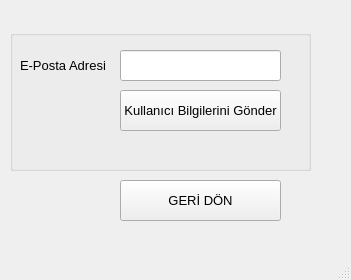
<?xml version="1.0" encoding="UTF-8"?>
<ui version="4.0">
 <class>PasswordReminderPageCls</class>
 <widget class="QMainWindow" name="PasswordReminderPageCls">
  <property name="geometry">
   <rect>
    <x>0</x>
    <y>0</y>
    <width>351</width>
    <height>280</height>
   </rect>
  </property>
  <property name="windowTitle">
   <string>MainWindow</string>
  </property>
  <widget class="QWidget" name="centralwidget">
   <widget class="QGroupBox" name="groupBox">
    <property name="geometry">
     <rect>
      <x>10</x>
      <y>30</y>
      <width>301</width>
      <height>141</height>
     </rect>
    </property>
    <property name="font">
     <font>
      <pointsize>10</pointsize>
     </font>
    </property>
    <property name="title">
     <string/>
    </property>
    <widget class="QLabel" name="label">
     <property name="geometry">
      <rect>
       <x>10</x>
       <y>20</y>
       <width>91</width>
       <height>31</height>
      </rect>
     </property>
     <property name="font">
      <font>
       <pointsize>10</pointsize>
      </font>
     </property>
     <property name="text">
      <string>E-Posta Adresi</string>
     </property>
    </widget>
    <widget class="QLineEdit" name="lineEdit">
     <property name="geometry">
      <rect>
       <x>110</x>
       <y>20</y>
       <width>161</width>
       <height>31</height>
      </rect>
     </property>
     <property name="font">
      <font>
       <pointsize>10</pointsize>
      </font>
     </property>
    </widget>
    <widget class="QPushButton" name="pushButtonSendCredentals">
     <property name="geometry">
      <rect>
       <x>110</x>
       <y>60</y>
       <width>161</width>
       <height>41</height>
      </rect>
     </property>
     <property name="font">
      <font>
       <pointsize>10</pointsize>
      </font>
     </property>
     <property name="text">
      <string>Kullanıcı Bilgilerini Gönder</string>
     </property>
    </widget>
   </widget>
   <widget class="QPushButton" name="pushButtonReturn">
    <property name="geometry">
     <rect>
      <x>120</x>
      <y>180</y>
      <width>161</width>
      <height>41</height>
     </rect>
    </property>
    <property name="font">
     <font>
      <pointsize>10</pointsize>
     </font>
    </property>
    <property name="text">
     <string>GERİ DÖN</string>
    </property>
   </widget>
  </widget>
  <widget class="QMenuBar" name="menubar">
   <property name="geometry">
    <rect>
     <x>0</x>
     <y>0</y>
     <width>351</width>
     <height>21</height>
    </rect>
   </property>
  </widget>
  <widget class="QStatusBar" name="statusbar"/>
 </widget>
 <resources/>
 <connections/>
</ui>
